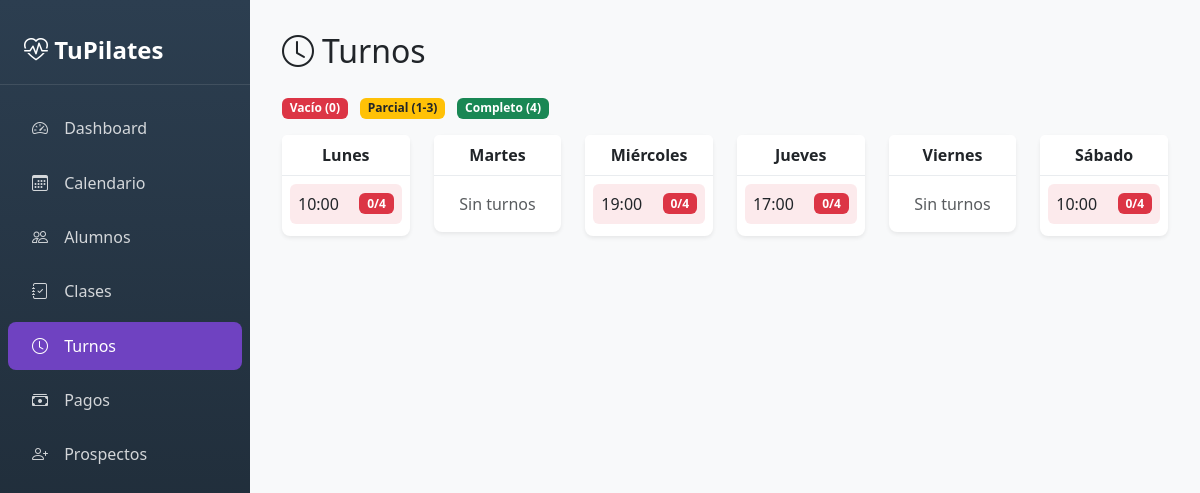
The page /panel/turnos/ on the database its author committed.
### Pilapp/models.py (models this page shows, shortened)
class Turno(models.Model):
    DIAS_CHOICES = [
        ('Lunes', 'Lunes'),
        ('Martes', 'Martes'),
        ('Miércoles', 'Miércoles'),
        ('Jueves', 'Jueves'),
        ('Viernes', 'Viernes'),
        ('Sábado', 'Sábado'),
    ]
    id_turno = models.AutoField(primary_key=True)
    horario = models.TimeField()
    dia = models.CharField(max_length=10, choices=DIAS_CHOICES)

### Pilapp/views_panel.py (the view)
def panel_turnos(request):
    from .models import AlumnoPaqueteTurno
    turnos = Turno.objects.all().order_by('dia', 'horario')
    conteo = {}
    asignaciones = AlumnoPaqueteTurno.objects.filter(
        id_alumno_paquete__estado='activo'
    ).values('id_turno').annotate(total=Count('id_turno'))
    for a in asignaciones:
        conteo[a['id_turno']] = a['total']
    for turno in turnos:
        turno.ocupados = conteo.get(turno.id_turno, 0)
        if turno.ocupados == 0:
            turno.estado_color = 'danger'  # rojo
        elif turno.ocupados >= 4:
            turno.estado_color = 'success'  # verde
        else:
            turno.estado_color = 'warning'  # amarillo
    turnos_por_dia = {}
    orden_dias = ['Lunes', 'Martes', 'Miércoles', 'Jueves', 'Viernes', 'Sábado']
    for turno in turnos:
        turnos_por_dia.setdefault(turno.dia, []).append(turno)
    turnos_ordenados = [(dia, turnos_por_dia.get(dia, [])) for dia in orden_dias]
    return render(request, 'admin_panel/turnos.html', {
        'turnos_por_dia': turnos_ordenados,
    })

### Pilapp/templates/admin_panel/turnos.html (shortened to what this page needs)
{% extends 'admin_panel/base.html' %}
{% block content %}
<div class="d-flex justify-content-between align-items-center mb-4">
    <h2 class="mb-0"><i class="bi bi-clock me-2"></i>Turnos</h2>
</div>
<div class="mb-3">
    <span class="badge bg-danger me-2">Vacío (0)</span>
    <span class="badge bg-warning text-dark me-2">Parcial (1-3)</span>
    <span class="badge bg-success me-2">Completo (4)</span>
</div>
<div class="row g-4">
    {% for dia, turnos in turnos_por_dia %}
    <div class="col-md-4 col-lg-2">
        <div class="card">
            <div class="card-header text-center">
                <strong>{{ dia }}</strong>
            </div>
            <div class="card-body p-2">
                {% if turnos %}
                    {% for turno in turnos %}
                    <div class="d-flex justify-content-between align-items-center p-2 mb-1 rounded bg-{{ turno.estado_color }} bg-opacity-10 turno-clickeable"
                         style="cursor: pointer;"
                         data-bs-toggle="modal"
                         data-bs-target="#modalTurno"
                         data-turno-id="{{ turno.id_turno }}"
                         data-turno-dia="{{ turno.dia }}"
                         data-turno-hora="{{ turno.horario|time:'H:i' }}"
                         data-turno-ocupados="{{ turno.ocupados }}">
                        <span>{{ turno.horario|time:"H:i" }}</span>
                        <span class="badge bg-{{ turno.estado_color }}">
                            {{ turno.ocupados }}/4
                        </span>
                    </div>
                    {% endfor %}
                {% else %}
                    <p class="text-muted text-center mb-0 py-2">Sin turnos</p>
                {% endif %}
            </div>
        </div>
    </div>
    {% endfor %}
</div>
{% endblock %}

### Pilapp/templates/admin_panel/base.html (style rules this page uses)
:root { --sidebar-width: 250px; --primary-color: #6f42c1; --secondary-color: #e9ecef; }
body { min-height: 100vh; background-color: #f8f9fa; }
.card { border: none; box-shadow: 0 0.125rem 0.25rem rgba(0,0,0,0.075); border-radius: 0.5rem; }
.card-header { background-color: #fff; border-bottom: 1px solid #e9ecef; font-weight: 600; }

### rows shown on the page
Turno: dia "Lunes", horario "10:00", ocupados "0"
Turno: dia "Miércoles", horario "19:00", ocupados "0"
Turno: dia "Jueves", horario "17:00", ocupados "0"
Turno: dia "Sábado", horario "10:00", ocupados "0"

### other values the page prints
{{ dia }} "Martes" "Viernes"
